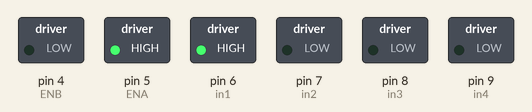
Bench run of a sketch on a simulated Arduino Uno, built with avr-gcc and run on an emulated ATmega328P. On the bench: switched loads named in the sketch (green lamp = pin HIGH).

Above: at 0.1 s.
At 35.1 s:
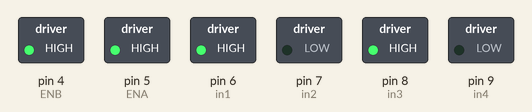
Timing chart, 0 to 36.6 s (numbered marks = the images above):
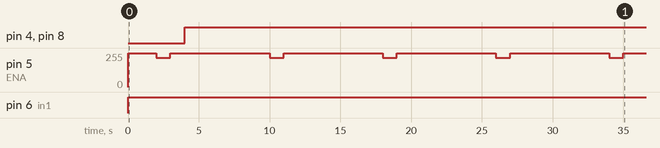

Measured:
- by itself, pin 4 (ENB), pin 8 (in3): LOW → HIGH at 4.0 s
- by itself, pin 5 (ENA): repeats every 8.0 s: 220/255 1.0 s, 255/255 7.0 s
- by itself, pin 6 (in1): LOW → HIGH at 0.00 s

The sketch:

l298n_pont_h.ino
```cpp
int ENA = 5;
int ENB = 4;
int in1 = 6;
int in2 = 7;
int in3 = 8;
int in4 = 9;

void setup() {

  pinMode(ENA, OUTPUT);
  pinMode(ENB, OUTPUT);
  pinMode(in1, OUTPUT);
  pinMode(in2, OUTPUT);
  pinMode(in3, OUTPUT);
  pinMode(in4, OUTPUT);
}

void loop() {
  digitalWrite(ENA, HIGH);
  digitalWrite(in1, HIGH);
  digitalWrite(in2, LOW);
  delay(1000);
  digitalWrite(ENA, HIGH);
  delay(1000);
  analogWrite(ENA, 220);
  delay(1000);
  digitalWrite(ENA, HIGH);
  delay(1000);

  digitalWrite(ENB, HIGH);
  digitalWrite(in3, HIGH);
  digitalWrite(in4, LOW);
  delay(1000);
  digitalWrite(ENB, HIGH);
  delay(1000);
  analogWrite(ENB, 220);
  delay(1000);
  digitalWrite(ENB, HIGH);
  delay(1000);

}
```
